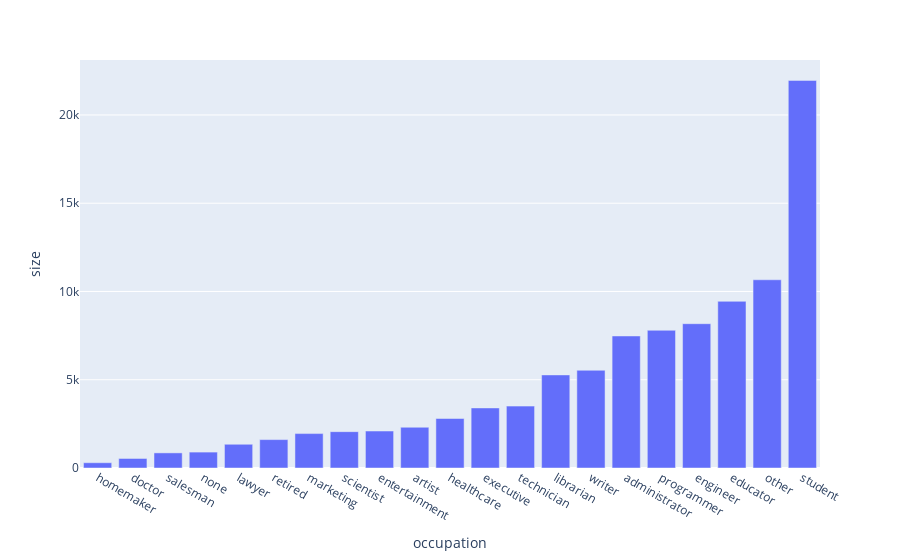

Notebook code for this chart:
### Code cell
data_size_occupation_rating = data_merge_rating_user[["occupation", "rating"]].groupby(["occupation"]).size()\
                                                            .reset_index(name="size").sort_values(by="size")

fig = px.bar(data_size_occupation_rating, x=data_size_occupation_rating.occupation, y="size")
fig.show()

### Figure 1 — Plotly figure (JSON) as saved in the notebook; plotly's stock layout.template omitted (floating-point values rounded to 4 significant figures)
{"data": [{"alignmentgroup": "True", "hovertemplate": "occupation=%{x}<br>size=%{y}<extra></extra>", "legendgroup": "", "marker": {"color": "#636efa", "pattern": {"shape": ""}}, "name": "", "offsetgroup": "", "orientation": "v", "showlegend": false, "textposition": "auto", "type": "bar", "x": ["homemaker", "doctor", "salesman", "none", "lawyer", "retired", "marketing", "scientist", "entertainment", "artist", "healthcare", "executive", "technician", "librarian", "writer", "administrator", "programmer", "engineer", "educator", "other", "student"], "xaxis": "x", "y": [299, 540, 856, 901, 1345, 1609, 1950, 2058, 2095, 2308, 2804, 3403, 3506, 5273, 5536, 7479, 7801, 8175, 9442, 10663, 21957], "yaxis": "y"}], "layout": {"barmode": "relative", "legend": {"tracegroupgap": 0}, "margin": {"t": 60}, "xaxis": {"anchor": "y", "domain": [0, 1], "title": {"text": "occupation"}}, "yaxis": {"anchor": "x", "domain": [0, 1], "title": {"text": "size"}}}}
